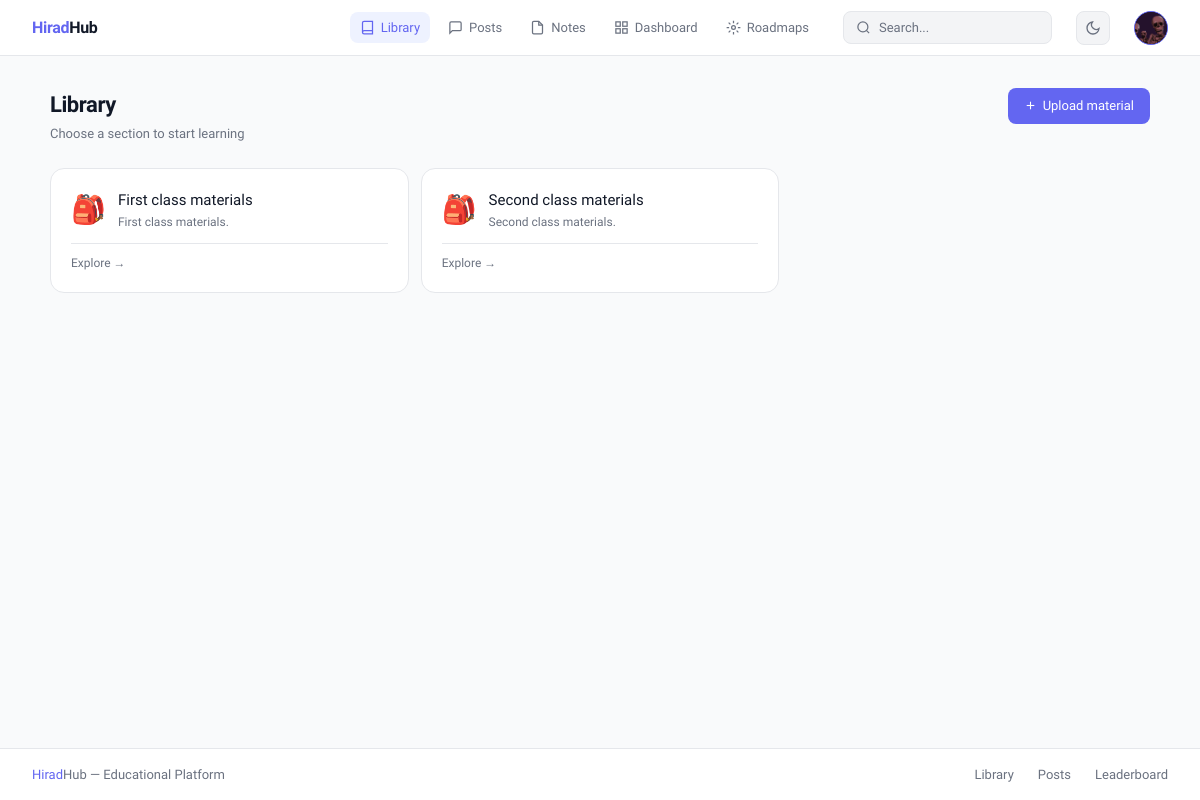
The page /library/?category=philosophy (signed in) on the database as committed earlier.
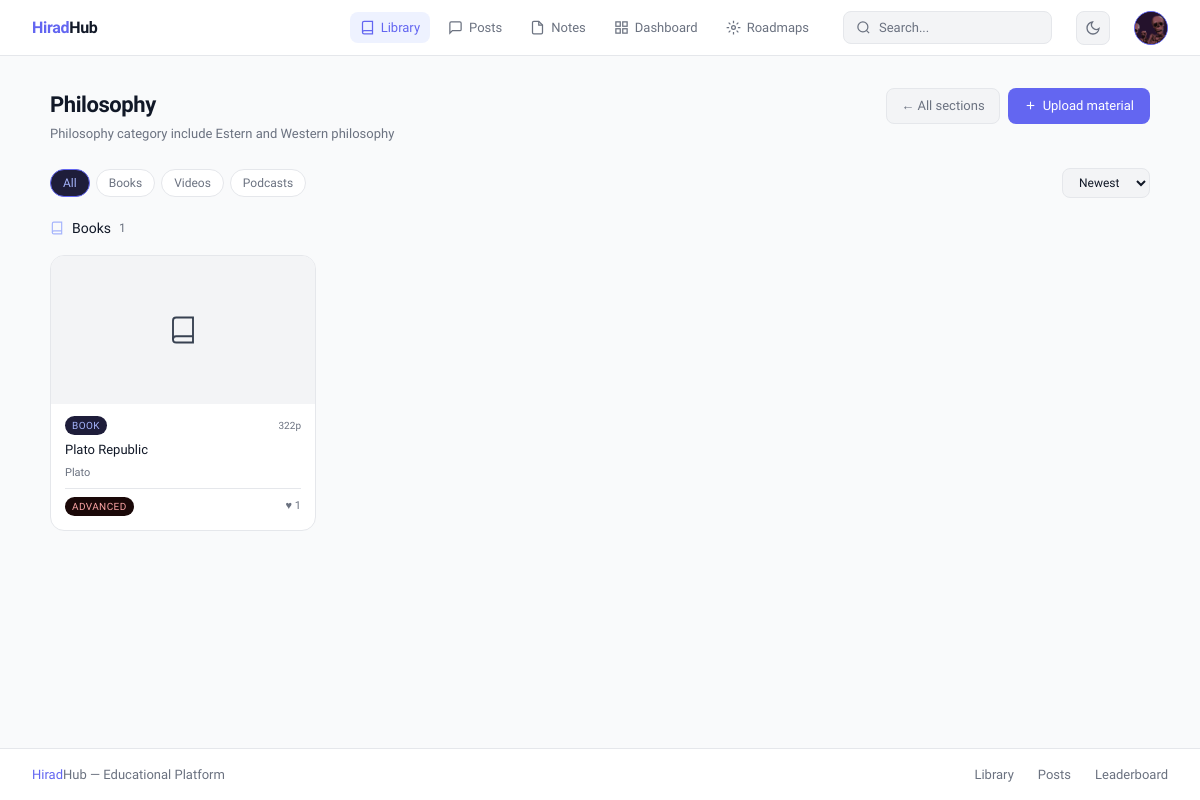
The same page on the database as committed later.
### library/models.py (models this page shows, shortened)
class Category(models.Model):
    CATEGORY_TYPES = [
        ('school', 'School Materials'),
        ('national', 'National Literature'),
        ('olympiad', 'Olympiad Prep'),
        ('general', 'Genaral'),
    ]
    name = models.CharField(max_length=255)
    slug = models.SlugField(unique=True)
    parent = models.ForeignKey('self', null=True, blank=True,
                               on_delete=models.SET_NULL, related_name='children')
    order = models.PositiveIntegerField(default=0)
    icon = models.CharField(max_length=50, blank=True)
    category_type = models.CharField(choices=CATEGORY_TYPES, max_length=20, default='general' )
    description = models.TextField(blank=True)
    class Meta:
        ordering = ['order']
        verbose_name_plural = 'Categories'

class BaseMaterial(models.Model):
    LEVEL_CHOICES = [
    ('beginner', 'Beginner'),
    ('intermediate', 'Intermediate'),
    ('advanced', 'Advanced'),
    ]
    title = models.CharField(max_length=255)
    description = models.TextField(blank=True)
    level = models.CharField(max_length=50, choices=LEVEL_CHOICES, blank=True, db_index=True)
    creator = models.ForeignKey(settings.AUTH_USER_MODEL, on_delete=models.SET_NULL, null=True, blank=True)
    likes = GenericRelation('Like', related_query_name='materials')
    comments = GenericRelation('Comment', related_query_name='materials')
    created_at = models.DateTimeField(auto_now_add=True)
    category = models.ForeignKey(Category, null=True, blank=True, on_delete=models.SET_NULL)
    grade = models.PositiveSmallIntegerField(null=True, blank=True)
    subject = models.CharField(max_length=100, blank=True)
    @property
    def count_likes(self):
        return self.likes.count()
    class Meta:
        abstract = True

class Book(BaseMaterial):
    file = models.FileField(upload_to='library/books/')
    pages = models.PositiveIntegerField(null=True, blank=True)
    author = models.CharField(max_length=255, blank=True, db_index=True)
    topics = models.ManyToManyField(Topic, related_name='books', blank=True)

### library/views.py (the view)
# urls.py: path('', views.library_home, name='home'),
def library_home(request):
    category_slug = request.GET.get('category')
    topic_slug    = request.GET.get('topic')
    material_type = request.GET.get('type')
    sort          = request.GET.get('sort', 'new')
    books    = Book.objects.select_related('category').prefetch_related('topics')
    videos   = Video.objects.select_related('category').prefetch_related('topics')
    podcasts = Podcast.objects.select_related('category').prefetch_related('topics')
    if category_slug:
        books    = books.filter(category__slug=category_slug)
        videos   = videos.filter(category__slug=category_slug)
        podcasts = podcasts.filter(category__slug=category_slug)
    if topic_slug:
        books    = books.filter(topics__slug=topic_slug)
        videos   = videos.filter(topics__slug=topic_slug)
        podcasts = podcasts.filter(topics__slug=topic_slug)
    if sort == 'popular':
        from django.db.models import Count
        books    = books.annotate(lc=Count('likes')).order_by('-lc')
        videos   = videos.annotate(lc=Count('likes')).order_by('-lc')
        podcasts = podcasts.annotate(lc=Count('likes')).order_by('-lc')
    else:
        books    = books.order_by('-created_at')
        videos   = videos.order_by('-created_at')
        podcasts = podcasts.order_by('-created_at')
    if material_type == 'book':
        videos = Video.objects.none()
        podcasts = Podcast.objects.none()
    elif material_type == 'video':
        books = Book.objects.none()
        podcasts = Podcast.objects.none()
    elif material_type == 'podcast':
        books = Book.objects.none()
        videos = Video.objects.none()
    categories = Category.objects.filter(parent=None).prefetch_related('children').order_by('order')
    topics     = Topic.objects.all()
    active_category = None
    if category_slug:
        active_category = Category.objects.filter(slug=category_slug).first()
    return render(request, 'library/home.html', {
        'books':           books,
        'videos':          videos,
        'podcasts':        podcasts,
        'topics':          topics,
        'categories':      categories,
        'active_category': active_category,
        'sort':            sort,
        'material_type':   material_type,
    })

### templates/library/home.html (shortened to what the changed rows need)
{% extends 'base.html' %}
{% block content %}
<div style="max-width:1100px; margin:0 auto;">
  <div style="display:flex; align-items:flex-start; justify-content:space-between; gap:12px; margin-bottom:1.5rem; flex-wrap:wrap;">
    <div>
      <h1 style="font-size:22px; font-weight:600; color:var(--text); letter-spacing:-0.02em;">
        {% if active_category %}{{ active_category.name }}{% else %}Library{% endif %}
      </h1>
      <p style="font-size:13px; color:var(--muted); margin-top:3px;">
        {% if active_category %}{{ active_category.description|default:"Browse materials" }}{% else %}Choose a section to start learning{% endif %}
      </p>
    </div>
    <div style="display:flex; align-items:center; gap:8px; flex-wrap:wrap;">
      {% if active_category %}
        <a href="{% url 'library:home' %}"
          style="padding:7px 14px; background:var(--surface2); border:0.5px solid var(--border); border-radius:8px; font-size:13px; color:var(--muted); text-decoration:none;">
          ← All sections
        </a>
      {% endif %}
      {% if request.user.is_authenticated and request.user.role in 'teacher,admin,director' %}
      <button onclick="document.getElementById('upload-modal').style.display='flex'"
        style="display:flex; align-items:center; gap:6px; padding:8px 16px; background:var(--accent); color:#fff; border:none; border-radius:8px; font-size:13px; font-weight:500; cursor:pointer; font-family:'Sora',sans-serif; transition:background 0.15s;"
        onmouseover="this.style.background='var(--accent-h)'" onmouseout="this.style.background='var(--accent)'">
        <svg width="13" height="13" viewBox="0 0 24 24" fill="none" stroke="currentColor" stroke-width="2"><line x1="12" y1="5" x2="12" y2="19"/><line x1="5" y1="12" x2="19" y2="12"/></svg>
        Upload material
      </button>
      {% endif %}
    </div>
  </div>
  {% if not active_category %}
  {% if categories %}
    <div class="cat-grid">
      {% for cat in categories %}
      <a href="?category={{ cat.slug }}" class="cat-card">
        <div style="display:flex; align-items:center; gap:12px; margin-bottom:12px;">
          {% if cat.icon %}
            <span style="font-size:28px;">{{ cat.icon }}</span>
          {% endif %}
          <div>
            <p style="font-size:15px; font-weight:500; color:var(--text);">{{ cat.name }}</p>
            {% if cat.description %}
              <p style="font-size:12px; color:var(--muted); margin-top:2px;">{{ cat.description|truncatechars:60 }}</p>
            {% endif %}
          </div>
        </div>
        <div style="display:flex; align-items:center; justify-content:space-between; padding-top:10px; border-top:0.5px solid var(--border);">
          <span style="font-size:12px; color:var(--muted);">Explore →</span>
        </div>
      </a>
      {% endfor %}
    </div>
  {% else %}
    {% include "library/partials/materials_grid.html" %}
  {% endif %}
  {% else %}
  <div style="display:flex; align-items:center; justify-content:space-between; gap:10px; margin-bottom:1.25rem; flex-wrap:wrap;">
    <div style="display:flex; gap:6px; flex-wrap:wrap;">
      <a href="?category={{ active_category.slug }}" class="pill {% if not material_type %}active{% endif %}">All</a>
      <a href="?category={{ active_category.slug }}&type=book" class="pill {% if material_type == 'book' %}active{% endif %}">Books</a>
      <a href="?category={{ active_category.slug }}&type=video" class="pill {% if material_type == 'video' %}active{% endif %}">Videos</a>
      <a href="?category={{ active_category.slug }}&type=podcast" class="pill {% if material_type == 'podcast' %}active{% endif %}">Podcasts</a>
    </div>
    <select onchange="window.location.href=this.value"
      style="padding:6px 12px; background:var(--surface2); border:0.5px solid var(--border); border-radius:8px; font-size:12px; color:var(--text); outline:none; font-family:'Sora',sans-serif; cursor:pointer;">
      <option value="?category={{ active_category.slug }}{% if material_type %}&type={{ material_type }}{% endif %}&sort=new" {% if sort == 'new' %}selected{% endif %}>Newest</option>
    </select>
  </div>
  {% if books %}
  <div style="margin-bottom:2rem;">
    <p style="font-size:14px; font-weight:500; color:var(--text); margin-bottom:1rem; display:flex; align-items:center; gap:8px;">
      <svg width="14" height="14" viewBox="0 0 24 24" fill="none" stroke="#a5b4fc" stroke-width="2"><path d="M4 19.5A2.5 2.5 0 0 1 6.5 17H20"/><path d="M6.5 2H20v20H6.5A2.5 2.5 0 0 1 4 19.5v-15A2.5 2.5 0 0 1 6.5 2z"/></svg>
      Books <span style="font-size:12px; color:var(--muted);">{{ books|length }}</span>
    </p>
    <div class="lib-grid">
      {% for book in books %}
      <a href="{% url 'library:book_detail' book.pk %}" class="lib-card">
        <div class="lib-cover">
          <div class="lib-cover-placeholder">
            <svg width="30" height="30" viewBox="0 0 24 24" fill="none" stroke="#374151" stroke-width="1.5"><path d="M4 19.5A2.5 2.5 0 0 1 6.5 17H20"/><path d="M6.5 2H20v20H6.5A2.5 2.5 0 0 1 4 19.5v-15A2.5 2.5 0 0 1 6.5 2z"/></svg>
          </div>
        </div>
        <div class="lib-body">
          <div style="display:flex; align-items:center; justify-content:space-between;">
            <span class="lib-badge badge-book">Book</span>
            {% if book.grade %}<span style="font-size:10px; color:var(--muted);">Gr.{{ book.grade }}</span>{% elif book.pages %}<span style="font-size:10px; color:var(--muted);">{{ book.pages }}p</span>{% endif %}
          </div>
          <p class="lib-title">{{ book.title }}</p>
          <p class="lib-author">{{ book.author|default:"No author" }}</p>
          <div class="lib-meta">
            {% if book.level %}<span class="lib-badge badge-{{ book.level|slice:':3' }}">{{ book.get_level_display }}</span>{% endif %}
            <span style="font-size:11px; color:var(--muted); margin-left:auto;">♥ {{ book.count_likes }}</span>
          </div>
        </div>
      </a>
      {% endfor %}
    </div>
  </div>
  {% endif %}
  {% endif %}
</div>
{% endblock %}

Rows that differ between the two databases and show on the page:
no longer on this page (row unchanged): Category: icon "🎒", name "First class materials", description "First class materials."
no longer on this page (row unchanged): Category: icon "🎒", name "Second class materials", description "Second class materials."
added Category: name "Philosophy", description "Philosophy category include Estern and Western philosophy"
added Book: pages "322", title "Plato Republic", author "Plato", level "ADVANCED", count_likes "1"
Other text that changed with them:
form field value: (not shown) → "Newest"
{{ books|length }}: (not shown) → "1"
text no longer shown: "Library Choose a section to start learning"
text now shown: "← All sections All Books Videos Podcasts Books"
